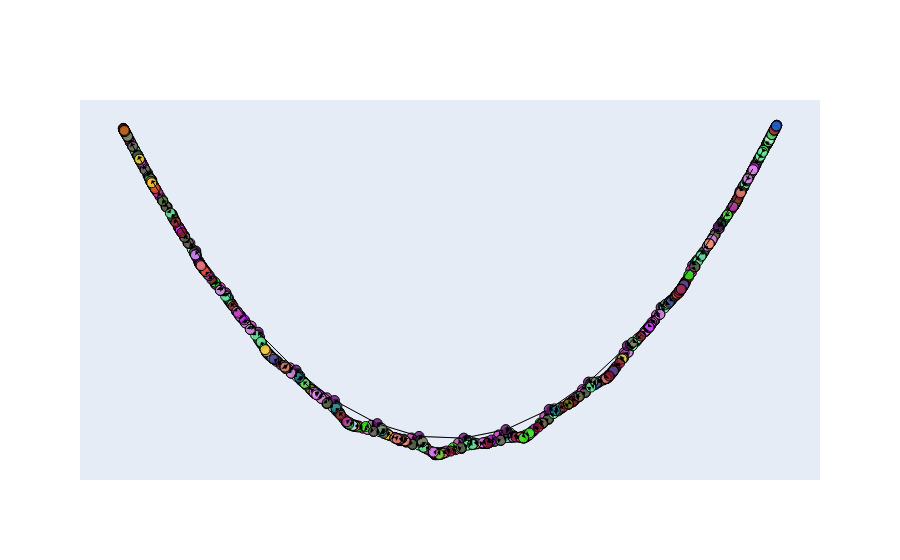

Notebook code for this chart:
### Code cell
import networkx as nx
import plotly.graph_objects as go

# Граф G и его координаты
G = subgraphs[3]
pos = nx.spectral_layout(G)

# Координаты ребер
data = []
annotations = [] 

# Массив для отслеживания зависимостей
edges_dict = {edge: (G.nodes[edge[0]]['name'], G.nodes[edge[1]]['name']) for edge in G.edges()}

for edge in G.edges():
    x0, y0 = pos[edge[0]]
    x1, y1 = pos[edge[1]]
    data.append(go.Scatter(
        x=[x0, x1], y=[y0, y1],
        mode='lines',
        line=dict(width=0.5, color='#888'),
        showlegend=True,
        hoverinfo='text',
        text=G.nodes[edge[0]]['name'] + '__&&__' + G.nodes[edge[1]]['name'],
        name='edge_' + str(edge),
        line_shape='linear',
    ))

    # Вычисление стрелки
    arrow_dx = x1 - x0
    arrow_dy = y1 - y0
    arrow_length = ((x1 - x0) ** 2 + (y1 - y0) ** 2) ** 0.5

    arrow_dx /= arrow_length
    arrow_dy /= arrow_length

    annotations.append(dict(
        x=x1 - arrow_length * arrow_dx,
        y=y1 - arrow_length * arrow_dy,
        ax=x1,
        ay=y1,
        xref="x", yref="y",
        axref="x", ayref="y",
        showarrow=True,
        arrowhead=1,
        arrowsize=1,
        arrowcolor='black'
    ))

# Координаты узлов
node_x = []
node_y = []
node_name = []
node_colors = []
for node in G.nodes():
    x, y = pos[node]
    node_x.append(x)
    node_y.append(y)
    node_name.append(G.nodes[node]['name'])
    node_colors.append(name_to_color[G.nodes[node]['name']])

data.append(go.Scatter(
    x=node_x, y=node_y,
    mode='markers',
    marker=dict(
        size=10,
        color=node_colors,
        line=dict(width=1, color='black')
    ),
    text=node_name,
    hoverinfo='text',
    name='nodes',
    showlegend=True,
    customdata=node_name  # Добавление customdata для узлов
))

# Обработчик события hover для подсветки зависимых вершин
def hover_callback(trace, points, selector):
    for point in points.point_inds:
        node = trace.customdata[point]
        # Найдем вершины, от которых зависит эта вершина
        dependent_nodes = [n for n in G.neighbors(node) if n != node]
        # Модифицируем цвета узлов
        node_colors_new = [name_to_color[n] if n not in dependent_nodes else 'red' for n in node_name]
        trace.marker.color = node_colors_new
    return trace

# Создание фигуры и добавление обработчиков hover
fig = go.Figure(data=data, layout=go.Layout(
    showlegend=False,
    hovermode='closest',
    xaxis=dict(showline=False, showgrid=False, zeroline=False, showticklabels=False),
    yaxis=dict(showline=False, showgrid=False, zeroline=False, showticklabels=False),
    annotations=annotations
))

# Привязка функции для подсветки узлов при наведении на вершину
fig.data[0].on_hover(hover_callback)  # Установите обработчик на первую scatter-графику

fig.show()
